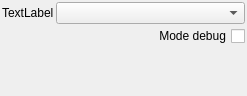
<?xml version="1.0" encoding="UTF-8"?>
<ui version="4.0">
 <class>GPDriverSelector</class>
 <widget class="QWidget" name="GPDriverSelector">
  <property name="geometry">
   <rect>
    <x>0</x>
    <y>0</y>
    <width>247</width>
    <height>96</height>
   </rect>
  </property>
  <property name="sizePolicy">
   <sizepolicy hsizetype="Minimum" vsizetype="Minimum">
    <horstretch>0</horstretch>
    <verstretch>0</verstretch>
   </sizepolicy>
  </property>
  <property name="windowTitle">
   <string>Form</string>
  </property>
  <layout class="QHBoxLayout" name="horizontalLayout">
   <property name="spacing">
    <number>2</number>
   </property>
   <property name="leftMargin">
    <number>2</number>
   </property>
   <property name="topMargin">
    <number>2</number>
   </property>
   <property name="rightMargin">
    <number>2</number>
   </property>
   <property name="bottomMargin">
    <number>2</number>
   </property>
   <item>
    <layout class="QVBoxLayout" name="verticalLayout">
     <item>
      <layout class="QHBoxLayout" name="horizontalLayout_2">
       <item>
        <widget class="QLabel" name="label">
         <property name="sizePolicy">
          <sizepolicy hsizetype="Fixed" vsizetype="Preferred">
           <horstretch>0</horstretch>
           <verstretch>0</verstretch>
          </sizepolicy>
         </property>
         <property name="text">
          <string>TextLabel</string>
         </property>
        </widget>
       </item>
       <item>
        <widget class="QComboBox" name="comboBox"/>
       </item>
      </layout>
     </item>
     <item>
      <layout class="QVBoxLayout" name="verticalLayout_2">
       <item>
        <widget class="QCheckBox" name="debug">
         <property name="sizePolicy">
          <sizepolicy hsizetype="Preferred" vsizetype="Fixed">
           <horstretch>0</horstretch>
           <verstretch>0</verstretch>
          </sizepolicy>
         </property>
         <property name="toolTip">
          <string>Affiche stderr dans la console et les positions atteignables sur la carte</string>
         </property>
         <property name="layoutDirection">
          <enum>Qt::RightToLeft</enum>
         </property>
         <property name="text">
          <string>Mode debug</string>
         </property>
        </widget>
       </item>
       <item>
        <widget class="QLabel" name="info">
         <property name="sizePolicy">
          <sizepolicy hsizetype="Preferred" vsizetype="Minimum">
           <horstretch>0</horstretch>
           <verstretch>0</verstretch>
          </sizepolicy>
         </property>
         <property name="text">
          <string notr="true"/>
         </property>
         <property name="alignment">
          <set>Qt::AlignHCenter|Qt::AlignTop</set>
         </property>
        </widget>
       </item>
      </layout>
     </item>
    </layout>
   </item>
  </layout>
 </widget>
 <resources/>
 <connections/>
</ui>
